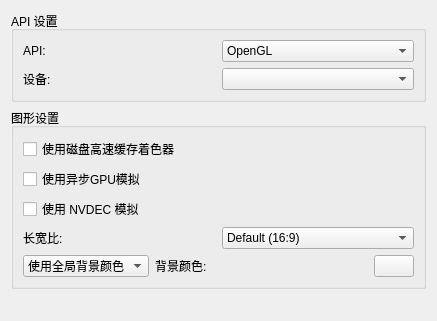
<?xml version="1.0" encoding="UTF-8"?>
<ui version="4.0">
 <class>ConfigureGraphics</class>
 <widget class="QWidget" name="ConfigureGraphics">
  <property name="geometry">
   <rect>
    <x>0</x>
    <y>0</y>
    <width>437</width>
    <height>321</height>
   </rect>
  </property>
  <property name="windowTitle">
   <string>Form</string>
  </property>
  <layout class="QVBoxLayout" name="verticalLayout_1">
   <item>
    <layout class="QVBoxLayout" name="verticalLayout_2">
     <item>
      <widget class="QGroupBox" name="groupBox_2">
       <property name="title">
        <string>API 设置</string>
       </property>
       <layout class="QVBoxLayout" name="verticalLayout_3">
        <item>
         <widget class="QWidget" name="api_layout" native="true">
          <layout class="QGridLayout" name="gridLayout">
           <property name="leftMargin">
            <number>0</number>
           </property>
           <property name="topMargin">
            <number>0</number>
           </property>
           <property name="rightMargin">
            <number>0</number>
           </property>
           <property name="bottomMargin">
            <number>0</number>
           </property>
           <property name="horizontalSpacing">
            <number>6</number>
           </property>
           <item row="0" column="0">
            <widget class="QLabel" name="api_label">
             <property name="text">
              <string>API:</string>
             </property>
            </widget>
           </item>
           <item row="0" column="1">
            <widget class="QComboBox" name="api">
             <item>
              <property name="text">
               <string notr="true">OpenGL</string>
              </property>
             </item>
             <item>
              <property name="text">
               <string notr="true">Vulkan</string>
              </property>
             </item>
            </widget>
           </item>
           <item row="1" column="0">
            <widget class="QLabel" name="device_label">
             <property name="text">
              <string>设备:</string>
             </property>
            </widget>
           </item>
           <item row="1" column="1">
            <widget class="QComboBox" name="device"/>
           </item>
          </layout>
         </widget>
        </item>
       </layout>
      </widget>
     </item>
     <item>
      <widget class="QGroupBox" name="groupBox">
       <property name="title">
        <string>图形设置</string>
       </property>
       <layout class="QVBoxLayout" name="verticalLayout_4">
        <item>
         <widget class="QCheckBox" name="use_disk_shader_cache">
          <property name="text">
           <string>使用磁盘高速缓存着色器</string>
          </property>
         </widget>
        </item>
        <item>
         <widget class="QCheckBox" name="use_asynchronous_gpu_emulation">
          <property name="text">
           <string>使用异步GPU模拟</string>
          </property>
         </widget>
        </item>
        <item>
         <widget class="QCheckBox" name="use_nvdec_emulation">
          <property name="text">
           <string>使用 NVDEC 模拟</string>
          </property>
         </widget>
        </item>
        <item>
         <widget class="QWidget" name="aspect_ratio_layout" native="true">
          <layout class="QHBoxLayout" name="horizontalLayout_6">
           <property name="leftMargin">
            <number>0</number>
           </property>
           <property name="topMargin">
            <number>0</number>
           </property>
           <property name="rightMargin">
            <number>0</number>
           </property>
           <property name="bottomMargin">
            <number>0</number>
           </property>
           <item>
            <widget class="QLabel" name="ar_label">
             <property name="text">
              <string>长宽比:</string>
             </property>
            </widget>
           </item>
           <item>
            <widget class="QComboBox" name="aspect_ratio_combobox">
             <item>
              <property name="text">
               <string>Default (16:9)</string>
              </property>
             </item>
             <item>
              <property name="text">
               <string>Force 4:3</string>
              </property>
             </item>
             <item>
              <property name="text">
               <string>Force 21:9</string>
              </property>
             </item>
             <item>
              <property name="text">
               <string>拉伸到窗口</string>
              </property>
             </item>
            </widget>
           </item>
          </layout>
         </widget>
        </item>
        <item>
         <widget class="QWidget" name="bg_layout" native="true">
          <property name="sizePolicy">
           <sizepolicy hsizetype="Preferred" vsizetype="Preferred">
            <horstretch>0</horstretch>
            <verstretch>0</verstretch>
           </sizepolicy>
          </property>
          <layout class="QHBoxLayout" name="horizontalLayout_3">
           <property name="spacing">
            <number>6</number>
           </property>
           <property name="leftMargin">
            <number>0</number>
           </property>
           <property name="topMargin">
            <number>0</number>
           </property>
           <property name="rightMargin">
            <number>0</number>
           </property>
           <property name="bottomMargin">
            <number>0</number>
           </property>
           <item>
            <widget class="QComboBox" name="bg_combobox">
             <property name="currentText">
              <string>使用全局背景颜色</string>
             </property>
             <property name="currentIndex">
              <number>0</number>
             </property>
             <property name="maxVisibleItems">
              <number>10</number>
             </property>
             <item>
              <property name="text">
               <string>使用全局背景颜色</string>
              </property>
             </item>
             <item>
              <property name="text">
               <string>设置背景颜色:</string>
              </property>
             </item>
            </widget>
           </item>
           <item>
            <widget class="QLabel" name="bg_label">
             <property name="text">
              <string>背景颜色:</string>
             </property>
            </widget>
           </item>
           <item>
            <spacer name="horizontalSpacer">
             <property name="orientation">
              <enum>Qt::Horizontal</enum>
             </property>
             <property name="sizeHint" stdset="0">
              <size>
               <width>40</width>
               <height>20</height>
              </size>
             </property>
            </spacer>
           </item>
           <item>
            <widget class="QPushButton" name="bg_button">
             <property name="maximumSize">
              <size>
               <width>40</width>
               <height>16777215</height>
              </size>
             </property>
            </widget>
           </item>
          </layout>
         </widget>
        </item>
       </layout>
      </widget>
     </item>
    </layout>
   </item>
   <item>
    <spacer name="verticalSpacer">
     <property name="orientation">
      <enum>Qt::Vertical</enum>
     </property>
     <property name="sizeHint" stdset="0">
      <size>
       <width>20</width>
       <height>40</height>
      </size>
     </property>
    </spacer>
   </item>
  </layout>
 </widget>
 <resources/>
 <connections/>
</ui>
